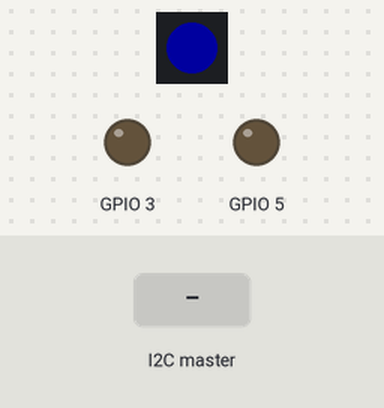
A sketch run on a simulated ESP32-S3. Shown: 1 RGB LEDs in strip order, left to right, output pins drawn as LEDs (lit = HIGH). Inputs (shaded band) come from the test bench. Dim RGB values are drawn brighter than linear; the strip is taken to match the declared colour order; what the sketch prints to the serial monitor is not drawn.

Above: at 0.1 s.
At 2.2 s:
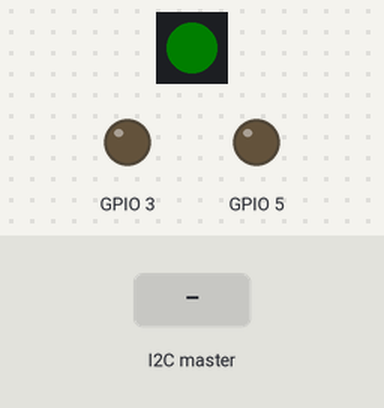
2.3 s: the I2C master sends the byte 0
Timing chart, 0 to 5.3 s (numbered marks = the images above; inputs shaded):
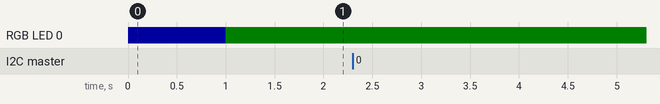

The sketch:

GeekServoI2C.ino
```cpp
#include "servoMotor.h"
#include <Wire.h>
#include <Adafruit_NeoPixel.h>

ServoX servoA = ServoX(5);
ServoX servoB = ServoX(3);

TaskHandle_t Task0;
TaskHandle_t Task1;

Adafruit_NeoPixel rgb(1, 21, NEO_RGB + NEO_KHZ800);  // ESP32 S3 Mini Waveshare onboard RGB LED

volatile uint8_t command = 0;
volatile int16_t value = 0;
enum servoCommand { NONE_G, ANGLE_A, COAST_A, ANGLE_B, COAST_B };  // do not change !

#define I2C_ADDRESS 6

void core1(void* pvParameters) {  // servo control
  for (;;) {  // infinite loop
    while(!servoA.isActive && !servoB.isActive) delay(1); // wait until any servo is activated by main program
    if(servoA.isActive) servoA.writeMicroseconds(servoA.PIN_GEEK);
    if(servoB.isActive) servoB.writeMicroseconds(servoB.PIN_GEEK);
    delay(17);  // ca. 50 Hz
  }
}

void setup() {
  rgb.begin(); // initialize NeoPixel object
  rgb.setPixelColor(0, rgb.Color(0, 0, 32));  // blue
  rgb.show();   // send the updated pixel colors to the hardware
  xTaskCreatePinnedToCore(core0, "Task0", 10000, NULL,  1, &Task0, 0);  // task on core 0
  xTaskCreatePinnedToCore(core1, "Task1", 10000, NULL, 10, &Task1, 1);  // task on core 1
  Wire.begin(I2C_ADDRESS);  // join i2c bus with address
  Wire.onReceive(receiveEvent); // register event
  Wire.onRequest(requestEvent); // register event
  delay(1000);
  rgb.setPixelColor(0, rgb.Color(0, 4, 0));  // green
  rgb.show();   // send the updated pixel colors to the hardware
}

void requestEvent() {   // not used
  int16_t value = 0;
  if (servoA.isActive) value += 1;
  if (servoB.isActive) value += 2;
  Wire.write(lowByte(value)); // respond with message as expected by master
  Wire.write(highByte(value)); // 2nd byte
  Wire.endTransmission();
}

void receiveEvent(int howMany) {
  uint8_t lo, hi;
  rgb.setPixelColor(0, rgb.Color(255, 0, 0));  // red
  rgb.show();   // send the updated pixel colors to the hardware
  command = Wire.read();
  lo = Wire.read();
  hi = Wire.read();
  value = ((0x0000 | hi) << 8) | (0x0000 | lo);
  switch (command) {
    case ANGLE_A:  servoA.setPulsewidth(value);  break;
    case COAST_A:  servoA.coast();               break;
    case ANGLE_B:  servoB.setPulsewidth(value);  break;
    case COAST_B:  servoB.coast();               break;
    default: Serial.println("unknown ");         break;
  }
  delay(1);
  rgb.setPixelColor(0, rgb.Color(0, 4, 0));  // green
  rgb.show();   // send the updated pixel colors to the hardware
}

void loop() { /* empty */ }

void core0(void* pvParameters) {  // I2C communication
  for (;;) {         // infinite loop
    delay(1000);
  }
}
```

servoMotor.cpp
```cpp
#include "servoMotor.h"

ServoX::ServoX(const uint8_t pin_geek) {
  // initialisation
  PIN_GEEK = pin_geek;
  pinMode(PIN_GEEK, OUTPUT);
  digitalWrite(PIN_GEEK, LOW);
  isActive = false;
}

void ServoX::writeMicroseconds(const uint8_t pin) {
  digitalWrite(pin, HIGH);
  delayMicroseconds(pulsewidth);  // pulse width
  digitalWrite(pin, LOW);
}

void ServoX::setPulsewidth(const int32_t _pulsewidth) {
  pulsewidth = _pulsewidth;
  isActive = true;
}

void ServoX::coast() {
  digitalWrite(PIN_GEEK, LOW);  // servo disabled
  isActive = false;
}
```

servoMotor.h
```cpp
#ifndef SERVOMOTOR_H
#define SERVOMOTOR_H

#include <Arduino.h>

class ServoX {
public:
  ServoX(const uint8_t pin_geek);  // constructor
private:
  volatile int32_t pulsewidth;
public:
  volatile bool isActive = false;
  volatile uint8_t PIN_GEEK;
  void writeMicroseconds(const uint8_t pin);
  void setPulsewidth(const int32_t _pulsewidth);
  void coast();
};

#endif
```

Measured:
- after the input at 2.3 s, every drawn part: stays the same
